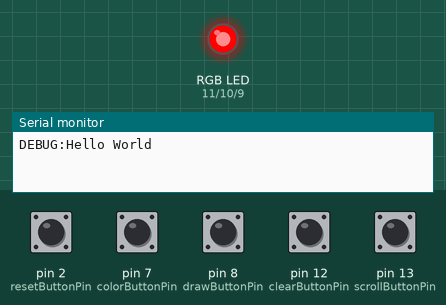
Simulated run of this sketch. Board: Arduino Uno, built with avr-gcc and run on an emulated ATmega328P. On the bench: an RGB LED mixed from three pins (HIGH = lit), the last lines printed to the serial monitor. The inputs (shaded band) are chosen by the test bench; at power-on: pin 2 (resetButtonPin), pin 7 (colorButtonPin), pin 8 (drawButtonPin), pin 12 (clearButtonPin), pin 13 (scrollButtonPin) LOW.

Above: at 1.2 s.
1.3 s: pin 7 (colorButtonPin) pulled HIGH for 0.15 s
At 1.8 s:
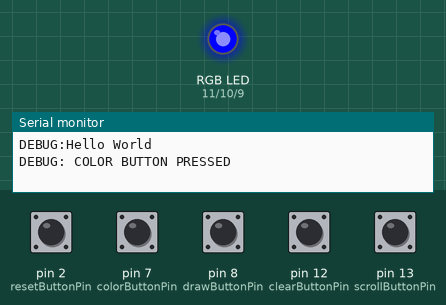
3.0 s: pin 7 (colorButtonPin) pulled HIGH for 1 s
At 4.3 s:
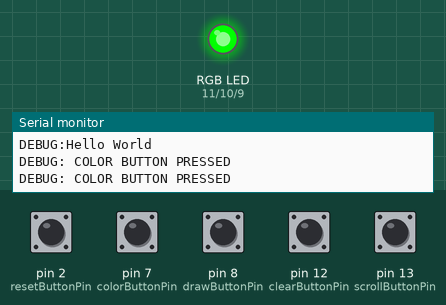
Timing chart, 0 to 6.0 s (numbered marks = the images above; inputs shaded):
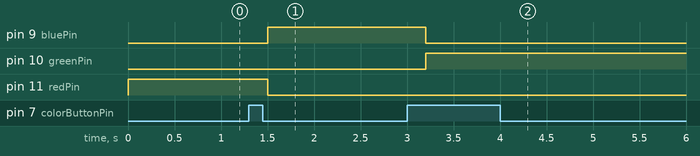

Measured:
- after the input at 1.3 s, pin 9 (bluePin): LOW → HIGH after 0.20 s; pin 11 (redPin): HIGH → LOW after 0.20 s
- after the input at 3.0 s, pin 9 (bluePin): HIGH → LOW after 0.20 s; pin 10 (greenPin): LOW → HIGH after 0.20 s

The sketch:

rgb_test.ino
```cpp
/*
  Adafruit Arduino - Lesson 3. RGB LED
*/

#include <SoftwareSerial.h>

int colorButtonPin = 7;
int drawButtonPin = 8;
int clearButtonPin = 12;
int resetButtonPin = 2;
int scrollButtonPin = 13;


int redPin = 11;
int greenPin = 10;
int bluePin = 9;

//uncomment this line if using a Common Anode LED
//#define COMMON_ANODE


#define RED 0
#define BLUE 1
#define GREEN 2
#define ON 3
#define OFF 4
#define CON 5
#define COFF 6
#define RESET 7
#define SON 8
#define SOFF 9


#define buttonDelay 200

//char data = 0;                //Variable for storing received data
int previous_command;

//flags that wait for each button to toggle from to high
bool waitingForLow_COLOR = false;
bool waitingForLow_DRAW = false;
bool waitingForLow_CLEAR = false;
bool waitingForLow_RESET = false;
bool waitingForLow_SCROLL = false;

int current_color = RED;
SoftwareSerial BTSerial(5, 6); //  TX,RX


void setup()
{
  Serial.begin(9600);         //Sets the data rate in bits per second (baud) for serial data transmission
  pinMode(redPin, OUTPUT);
  pinMode(greenPin, OUTPUT);
  pinMode(bluePin, OUTPUT);
  pinMode(colorButtonPin, INPUT);
  pinMode(drawButtonPin, INPUT);
  pinMode(clearButtonPin, INPUT);
  pinMode(resetButtonPin, INPUT);
  pinMode(scrollButtonPin, INPUT);

  Serial.print("DEBUG:Hello World\n");

  //Set to HC-05 default baud rate, found using AT+UART.  It is usually 38400.
  BTSerial.begin(38400);


}

void loop()
{

  if (BTSerial.available() > 0) {
    char data = BTSerial.read();      //Read the incoming data and store it into variable data
    switch (previous_command) {
      case RED:
        BTSerial.write("0");
        break;
      case GREEN:
        BTSerial.write("1");
        break;
      case BLUE:
        BTSerial.write("2");
        break;
      case ON:
        BTSerial.write("3");
        break;
      case OFF:
        BTSerial.write("4");
        break;
      case CON:
        BTSerial.write("5");
        break;
      case COFF:
        BTSerial.write("6");
        break;
      case RESET:
        BTSerial.write("7");
        break;
      case SON:
        BTSerial.write("8");
        break;
      case SOFF:
        BTSerial.write("9");
        break;
      default:
        break;
    }
    //    Serial.write(data);        //Print Value inside data in Serial monitor
    //    Serial.print("HMMMM\n");        //Print Value inside data in Serial monitor

  }
  //  if (Serial.available() > 0) {
  //    data = Serial.read();      //Read the incoming data and store it into variable data
  //    Serial.print(data);        //Print Value inside data in Serial monitor
  //    Serial.print("\n");        //New line
  //  }

  //COLOR BUTTON
  checkColorButton();

  //DRAW BUTTON
  checkDrawButton();

  //CLEAR BUTTON
  checkClearButton();

  //SCROLL BUTTON
  checkScrollButton();

  //RESET BUTTON
  checkResetButton();

  if (current_color == RED) {
    setColor(255, 0, 0);  // red
  }
  else if (current_color == GREEN) {
    setColor(0, 255, 0);  // green
  }
  else if (current_color == BLUE) {
    setColor(0, 0, 255);  // blue
  }


  //  setColor(255, 255, 0);  // yellow
  //  setColor(80, 0, 80);  // purple
  //  setColor(0, 255, 255);  // aqua
}

void checkColorButton() {
  int buttonState = digitalRead(colorButtonPin);

  if (!waitingForLow_COLOR && buttonState == HIGH) {
    Serial.print("DEBUG: COLOR BUTTON PRESSED\n");

    current_color = current_color + 1;
    current_color = current_color % 3;
    if (current_color == RED) {
      BTSerial.write("0");        //Print Value inside data in Serial monitor
      previous_command = RED;
    }
    else if (current_color == GREEN) {
      BTSerial.write("1");        //Print Value inside data in Serial monitor
      previous_command = GREEN;

    }
    else if (current_color == BLUE) {
      BTSerial.write("2");        //Print Value inside data in Serial .
      previous_command = BLUE;

    }
    //    BTSerial.write("\n");        //New line
    delay(buttonDelay);

    waitingForLow_COLOR = true;
  }
  if (waitingForLow_COLOR && buttonState == LOW) {
    waitingForLow_COLOR = false;
  }
}

void checkDrawButton() {
  int buttonState = digitalRead(drawButtonPin);

  if (!waitingForLow_DRAW && buttonState == HIGH) {
    Serial.print("DEBUG: DRAW BUTTON PRESSED\n");
    BTSerial.write("3");        //START DRAWING
    previous_command = ON;

    waitingForLow_DRAW = true;
    delay(buttonDelay);

  }

  if (waitingForLow_DRAW && buttonState == LOW) {
    waitingForLow_DRAW = false;
    BTSerial.write("4");        //END DRAWING
    previous_command = OFF;

    delay(buttonDelay);


  }
}

void checkClearButton() {
  int buttonState = digitalRead(clearButtonPin);

  if (!waitingForLow_CLEAR && buttonState == HIGH) {
    Serial.print("DEBUG: CLEAR BUTTON PRESSED\n");
    BTSerial.write("5");        //START CLEAR
    previous_command = CON;

    delay(buttonDelay);

    waitingForLow_CLEAR = true;

  }

  if (waitingForLow_CLEAR && buttonState == LOW) {
    BTSerial.write("6");        //START CLEAR
    previous_command = COFF;

    delay(buttonDelay);
    waitingForLow_CLEAR = false;
  }
}

void checkScrollButton() {
  int buttonState = digitalRead(scrollButtonPin);

  if (!waitingForLow_SCROLL && buttonState == HIGH) {
    Serial.print("DEBUG: SCROLL BUTTON PRESSED\n");
    BTSerial.write("8");        //START CLEAR
    previous_command = SON;

    delay(buttonDelay);

    waitingForLow_SCROLL = true;

  }

  if (waitingForLow_SCROLL && buttonState == LOW) {
    BTSerial.write("9");        //START CLEAR
    previous_command = SOFF;

    delay(buttonDelay);
    waitingForLow_SCROLL = false;
  }
}

void checkResetButton() {
  int buttonState = digitalRead(resetButtonPin);

  if (!waitingForLow_RESET && buttonState == HIGH) {
    Serial.print("DEBUG: RESET BUTTON PRESSED\n");
    BTSerial.write("7");        //START CLEAR
    previous_command = RESET;

    delay(buttonDelay);
    waitingForLow_RESET = true;

  }

  if (waitingForLow_RESET && buttonState == LOW) {
    waitingForLow_RESET = false;
  }
}

void setColor(int red, int green, int blue)
{
#ifdef COMMON_ANODE
  red = 255 - red;
  green = 255 - green;
  blue = 255 - blue;
#endif
  analogWrite(redPin, red);
  analogWrite(greenPin, green);
  analogWrite(bluePin, blue);
}
```
